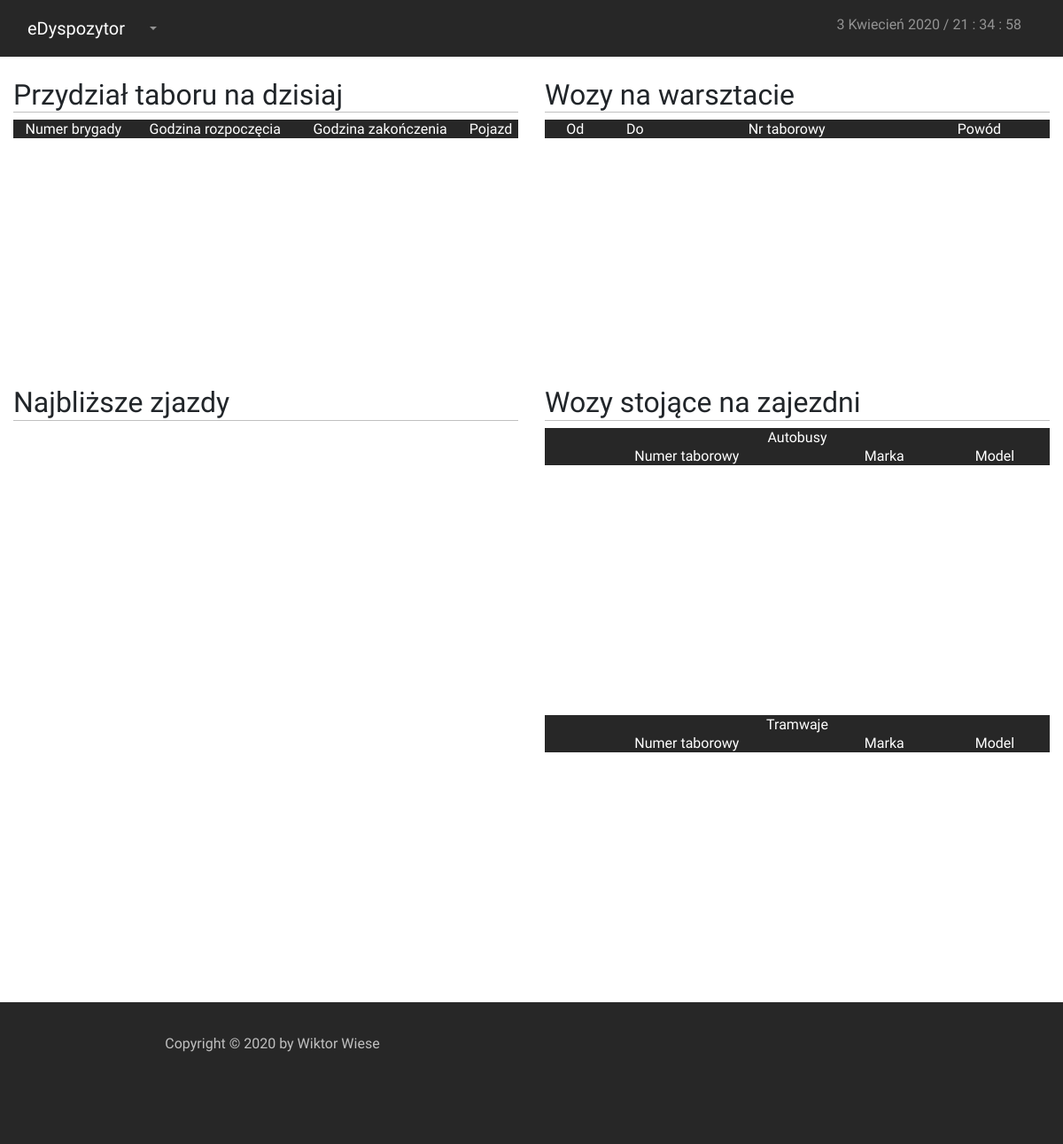
Before: /index_admin.php with the older database file.
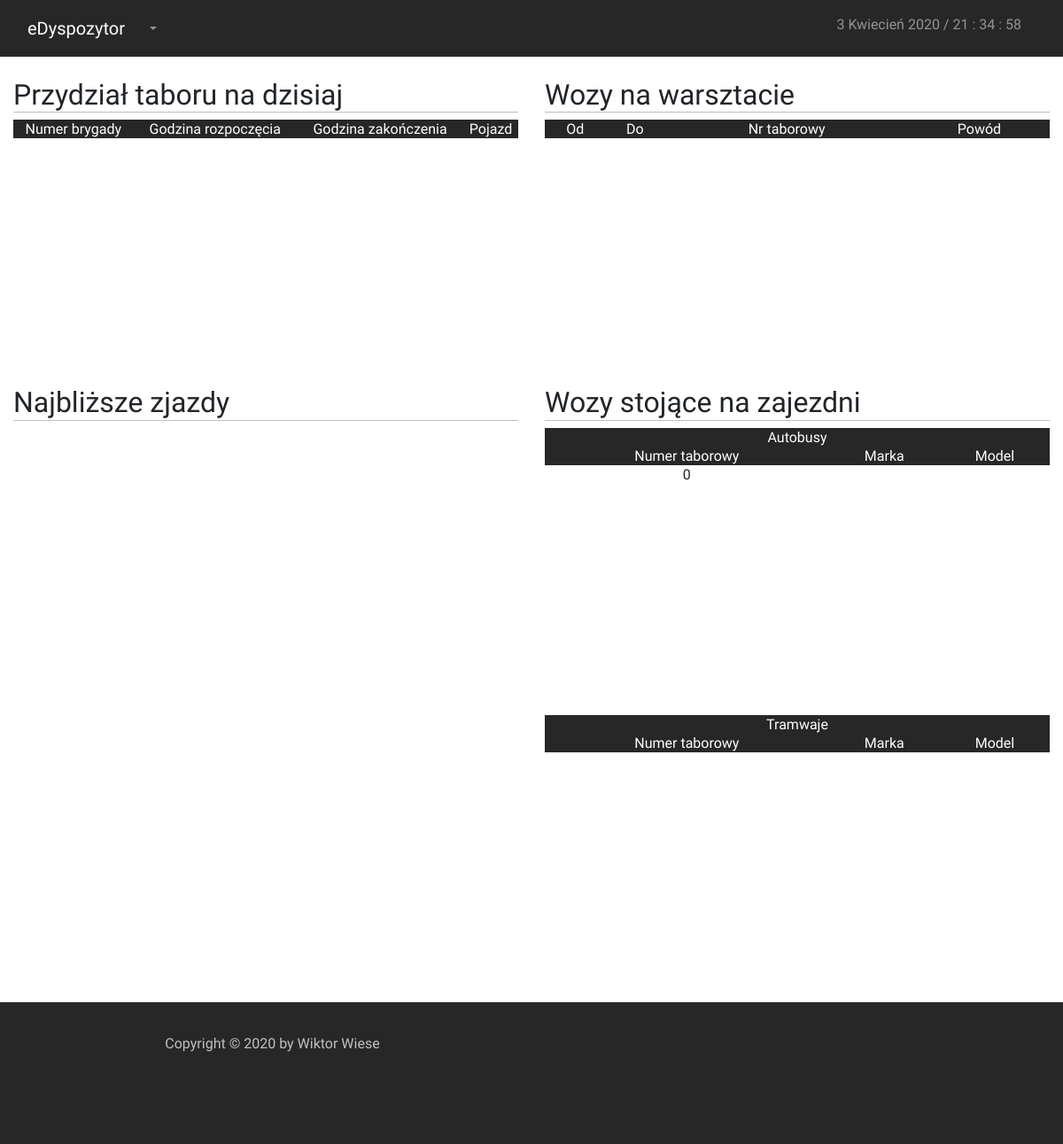
After: the same page with the newer database file.
### tables this page shows
CREATE TABLE `vehicles` (
  `id` int(11) NOT NULL,
  `typ_pojazdu` enum('Tram','Bus') DEFAULT NULL,
  `miasto` text NOT NULL,
  `marka` text,
  `model` text,
  `uklad_drzwi` text,
  `rocznik` text,
  `rok_wprowadzenia` text,
  `klimatyzacja` enum('TAK','NIE') DEFAULT NULL,
  `biletomat` enum('TAK','NIE') DEFAULT NULL,
  `numer_tab` int(11) DEFAULT NULL,
  `typ_taboru` enum('MINI','MAXI','MEGA','Wagon','Skład') DEFAULT NULL,
  `uwagi` longtext,
  `id_workshop` int(11) DEFAULT NULL,
  `id_timetable` int(11) DEFAULT NULL
);

### index_admin.php (called while the page is built)
<?php
    include("./layout/header.php");
    $toInclude = isset($_GET['page']) ? $_GET['page']:"main";
    include("./pages/admin/$toInclude.php");
    include("./layout/footer.php");
?>

### scripts/php/main_page/list_of_garage.php (the view, shortened to what this page needs)
<?php
    require_once("scripts/php/db_connect.php");
    $connect = new mysqli($host, $db_user, $db_password, $db_name);
                    if ($result = @$connect->query("SELECT * from `vehicles` where typ_pojazdu='BUS' and id_workshop='0' and `miasto`='$_SESSION[access]' order by `numer_tab`"))
                        {
                            echo "<div class='mess_users'>
                            <table>
                            <tr class='main'>
                                <td colspan='3'>Autobusy</td>
                            </tr>
                            <tr class='main'>
                                <td>Numer taborowy</td>
                                <td>Marka</td>
                                <td>Model</td>
                            </tr>";
                            $users = $result->num_rows;
                            if($users>0)
                            {
                                while($row = $result->fetch_array())
                                {
                                    echo "<tr>
                                        <td>".$row['numer_tab']."</td>
                                        <td>".$row['marka']."</td>
                                        <td>".$row['model']."</td>
                                    </tr>";
                                }
                            }
                            echo "</table></div><br/>";
                        }
                        if($_SESSION['access'] == '4')
                        {
                            if ($result = @$connect->query("SELECT * from `vehicles` where typ_pojazdu='Trol' and id_workshop='0' and `miasto`='$_SESSION[access]'  order by `numer_tab`"))
                            {
                                echo "<div class='mess_users'>
                                <table>
                                <tr class='main'>
                                    <td colspan='3'>Trolejbusy</td>
                                </tr>
                                <tr class='main'>
                                    <td>Numer taborowy</td>
                                    <td>Marka</td>
                                    <td>Model</td>
                                </tr>";
                                $users = $result->num_rows;
                                if($users>0)
                                {
                                    while($row = $result->fetch_array())
                                    {
                                        echo "<tr>
                                            <td>".$row['numer_tab']."</td>
                                            <td>".$row['marka']."</td>
                                            <td>".$row['model']."</td>
                                        </tr>";
                                    }
                                }
                                echo "</table></div><br/>";
                            }
                        } else {
                            if ($result = @$connect->query("SELECT * from `vehicles` where typ_pojazdu='Tram' and id_workshop='0' and `miasto`='$_SESSION[access]'  order by `numer_tab`"))
                            {
                                echo "<div class='mess_users'>
                                <table>
                                <tr class='main'>
                                    <td colspan='3'>Tramwaje</td>
                                </tr>
                                <tr class='main'>
                                    <td>Numer taborowy</td>
                                    <td>Marka</td>
                                    <td>Model</td>
                                </tr>";
                                echo "</table></div><br/>";
                            }
                        }
?>

### layout/header.php (shortened to what this page needs)
<html>
    <head>
        <link rel="stylesheet" type="text/css" href="./styles/style_main.css">
        <link rel="stylesheet" type="text/css" href="./styles/style_pages.css">
        <link rel="stylesheet" type="text/css" href="./styles/bootstrap/bootstrap.min.css">
    </head>
    <body>
        <header>
            <div class="col-sm-12">
                <nav class="navbar navbar-expand navbar-dark">
                    <a class="navbar-brand" href="<?php
                        if($_SESSION['access']=="1")
                        {
                            echo "index_admin.php";
                        }
                        if($_SESSION['access'] == "2")
                        {
                            echo "index_user.php";
                        }
                        if($_SESSION['access'] == "3")
                        {
                            echo "index_user.php";
                        }
                        if($_SESSION['access'] == "4")
                        {
                            echo "index_user.php";
                        }
                        if($_SESSION['access'] == "5")
                        {
                            echo "index_user.php";
                        }
                    ?>">eDyspozytor</a>
                    <div class="collapse navbar-collapse">
                        <ul class="navbar-nav mr-auto">
                            <li class="nav-item dropdown">
                                <a class="nav-link dropdown-toggle" data-toggle="dropdown" role="button" aria-haspopup="true" aria-expanded="false" href="#">
                                <span class="caret"></span></a>
                            </li>
                        </ul>
                    </div>
                    <span class="navbar text">
					    <label id="label-time"></label>
                    </span>
                </nav>
            </div>
        </header>

### pages/user/main.php
<main>
    <div class="container-fluid"></br>
        <div class="row">
            <div class="col-md-6">
                <H2 class="headline">Przydział taboru na dzisiaj</H2>
                <?php
                    include_once("./scripts/php/main_page/list_of_lines.php");
                ?>
            </div>
            <div class="col-md-6">
                <H2 class="headline">Wozy na warsztacie</H2>
                <?php
                    include_once("./scripts/php/main_page/list_of_workshop.php");
                ?>
            </div>
            <div class="col-md-6">
                <H2 class="headline">Najbliższe zjazdy</H2>
            </div>
            <div class="col-md-6">
                <H2 class="headline">Wozy stojące na zajezdni</H2>
                <?php
                    include_once("./scripts/php/main_page/list_of_garage.php");
                ?>
            </div>
        </div>
    </div>
</main>

### scripts/php/main_page/list_of_lines.php (shortened to what this page needs)
<?php
    require_once("scripts/php/db_connect.php");
    $connect = new mysqli($host, $db_user, $db_password, $db_name);
    $data = date('Y-m-d');
                    if ($result = @$connect->query("SELECT `data`,`nazwa_zm`, `numer_tab`,`godz_roz`,`godz_zak` FROM `plan`
                    left join `timetable` on `plan`.`id_timetable` = `timetable`.`id`
                    left join `vehicles` on `plan`.`numer_pojazdu` = `vehicles`.`id`
                    WHERE `plan`.`miasto` LIKE '$_SESSION[access]' AND `data` = '$data'"))
                        {
                            echo "<div class='mess_users'>
                            <table>
                            <tr class='main'>
                                <td>Numer brygady</td>
                                <td>Godzina rozpoczęcia</td>
                                <td>Godzina zakończenia</td>
                                <td>Pojazd</td>
                            </tr>";
                            echo "</table><br/></div>";
                        }
?>

### scripts/php/main_page/list_of_workshop.php (shortened to what this page needs)
<?php
    echo "<div class='mess_users'>
        <table>
            <tr class='main'>
                <td>Od</td>
                <td>Do</td>
                <td>Nr taborowy</td>
                <td>Powód</td>
            </tr>";
        echo "</table></div>";
?>

### layout/footer.php
<footer class="footer-distributed">
    <div class="container-fluid">
        <div class="footer__left col-md-6 col-sm-12">
            <p>Copyright &copy <?php
                $year = date("Y");
                if($year == '2020')
                {
                    echo $year;
                } else {
                    echo "2020 - ".$year;
                }
            ?>
            by <a href="http://wiktorwiese.000webhostapp.com/">Wiktor Wiese</a></p>
        </div>
        <div class="footer__right col-md-6 col-sm-12">
        </div>
    </div>
</footer>

### styles/style_main.css (style rules this page uses)
body { font-family: 'Raleway', sans-serif !important; background: #272727 !important; }
header { width: 100%; }
.headline { border-bottom: 1px solid silver; }

### styles/style_pages.css (style rules this page uses)
header, footer { background: #272727; }
main { background: white; }
.text { color: rgba(255,255,255,.5)!important; }
footer { height: 20%; color: silver; }
.footer__left { width: 50%; height: auto; float: left; padding-top: 3%; text-align: center; }
footer .col-sm-12 { height: 25%; }
.footer__left a { text-decoration: none; color: silver; }
.footer__right { width: 50%; height: auto; float: right; text-align: center; padding-top: 2%; font-size: 30px; text-decoration: none; }
table, tr, td { text-align: center; width: inherit; }
table .main { color: white !important; background: #272727 !important; }
.mess_users { width: 100%; height: 300px; overflow-y: scroll; }

Changed rows visible on the page:
added vehicles: numer_tab "0"
